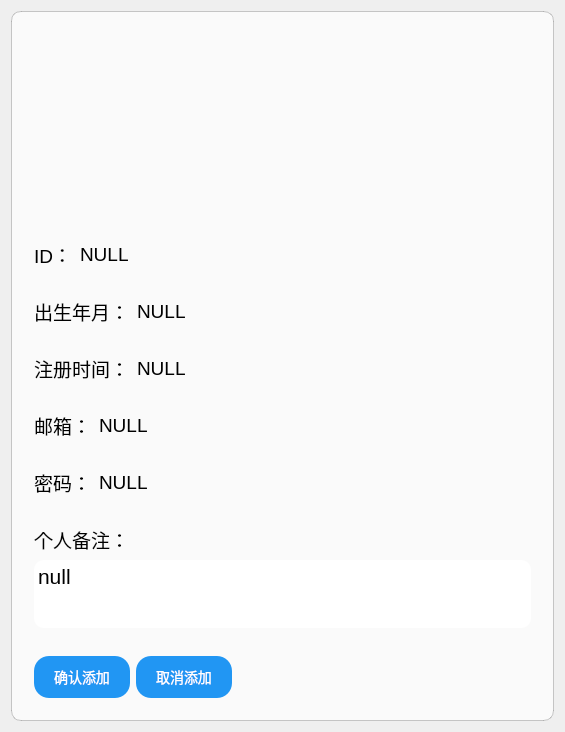
<?xml version="1.0" encoding="UTF-8"?>
<ui version="4.0">
 <class>CustomerDetailDialog</class>
 <widget class="QWidget" name="CustomerDetailDialog">
  <property name="geometry">
   <rect>
    <x>0</x>
    <y>0</y>
    <width>565</width>
    <height>673</height>
   </rect>
  </property>
  <property name="windowTitle">
   <string>CustomerDetailDialog</string>
  </property>
  <layout class="QHBoxLayout" name="horizontalLayout_6">
   <item>
    <widget class="QFrame" name="frame_5">
     <property name="styleSheet">
      <string notr="true">QWidget {
	background-color: rgba(255, 255, 255, 0.7); 
	border-radius: 10px;						
	border: 1px solid rgba(0, 0, 0, 0.2);	   
}</string>
     </property>
     <property name="frameShape">
      <enum>QFrame::StyledPanel</enum>
     </property>
     <property name="frameShadow">
      <enum>QFrame::Raised</enum>
     </property>
     <layout class="QVBoxLayout" name="verticalLayout_2">
      <item>
       <widget class="ClickableLabel" name="customerPicture">
        <property name="minimumSize">
         <size>
          <width>200</width>
          <height>200</height>
         </size>
        </property>
        <property name="maximumSize">
         <size>
          <width>200</width>
          <height>200</height>
         </size>
        </property>
        <property name="styleSheet">
         <string notr="true">QLabel {
	background-color: rgba(255, 255, 255, 0.0); 
	border-radius: 10px;						
	border: none;	   
}</string>
        </property>
        <property name="text">
         <string/>
        </property>
        <property name="pixmap">
         <pixmap resource="resource.qrc">:/res/default.jpg</pixmap>
        </property>
        <property name="scaledContents">
         <bool>true</bool>
        </property>
        <property name="alignment">
         <set>Qt::AlignCenter</set>
        </property>
       </widget>
      </item>
      <item>
       <widget class="QFrame" name="frame_2">
        <property name="styleSheet">
         <string notr="true">QWidget {
	background-color: rgba(255, 255, 255, 0.0); 
	border-radius: 10px;						
	border: none;	   
}</string>
        </property>
        <property name="frameShape">
         <enum>QFrame::StyledPanel</enum>
        </property>
        <property name="frameShadow">
         <enum>QFrame::Raised</enum>
        </property>
        <layout class="QHBoxLayout" name="horizontalLayout_2">
         <item>
          <widget class="QLabel" name="customerID">
           <property name="font">
            <font>
             <pointsize>14</pointsize>
            </font>
           </property>
           <property name="styleSheet">
            <string notr="true">QLabel {
	background-color: rgba(255, 255, 255, 0.0); 
	border-radius: 10px;						
	border: none;	   
}</string>
           </property>
           <property name="text">
            <string>ID：</string>
           </property>
          </widget>
         </item>
         <item>
          <widget class="QLineEdit" name="customerIDEdit">
           <property name="font">
            <font>
             <pointsize>14</pointsize>
            </font>
           </property>
           <property name="text">
            <string>NULL</string>
           </property>
          </widget>
         </item>
         <item>
          <spacer name="horizontalSpacer">
           <property name="orientation">
            <enum>Qt::Horizontal</enum>
           </property>
           <property name="sizeHint" stdset="0">
            <size>
             <width>40</width>
             <height>20</height>
            </size>
           </property>
          </spacer>
         </item>
        </layout>
       </widget>
      </item>
      <item>
       <widget class="QFrame" name="frame">
        <property name="styleSheet">
         <string notr="true">QWidget {
	background-color: rgba(255, 255, 255, 0.0); 
	border-radius: 10px;						
	border: none;	   
}</string>
        </property>
        <property name="frameShape">
         <enum>QFrame::StyledPanel</enum>
        </property>
        <property name="frameShadow">
         <enum>QFrame::Raised</enum>
        </property>
        <layout class="QHBoxLayout" name="horizontalLayout">
         <item>
          <widget class="QLabel" name="customerBirthDate">
           <property name="font">
            <font>
             <pointsize>14</pointsize>
            </font>
           </property>
           <property name="styleSheet">
            <string notr="true">QLabel {
	background-color: rgba(255, 255, 255, 0.0); 
	border-radius: 10px;						
	border: none;	   
}</string>
           </property>
           <property name="text">
            <string>出生年月：</string>
           </property>
          </widget>
         </item>
         <item>
          <widget class="QLineEdit" name="customerBirthDateEdit">
           <property name="font">
            <font>
             <pointsize>14</pointsize>
            </font>
           </property>
           <property name="text">
            <string>NULL</string>
           </property>
          </widget>
         </item>
         <item>
          <spacer name="horizontalSpacer_2">
           <property name="orientation">
            <enum>Qt::Horizontal</enum>
           </property>
           <property name="sizeHint" stdset="0">
            <size>
             <width>40</width>
             <height>20</height>
            </size>
           </property>
          </spacer>
         </item>
        </layout>
       </widget>
      </item>
      <item>
       <widget class="QFrame" name="frame_3">
        <property name="styleSheet">
         <string notr="true">QWidget {
	background-color: rgba(255, 255, 255, 0.0); 
	border-radius: 10px;						
	border: none;	   
}</string>
        </property>
        <property name="frameShape">
         <enum>QFrame::StyledPanel</enum>
        </property>
        <property name="frameShadow">
         <enum>QFrame::Raised</enum>
        </property>
        <layout class="QHBoxLayout" name="horizontalLayout_3">
         <item>
          <widget class="QLabel" name="customerLogDate">
           <property name="font">
            <font>
             <pointsize>14</pointsize>
            </font>
           </property>
           <property name="styleSheet">
            <string notr="true">QLabel {
	background-color: rgba(255, 255, 255, 0.0); 
	border-radius: 10px;						
	border: none;	   
}</string>
           </property>
           <property name="text">
            <string>注册时间：</string>
           </property>
          </widget>
         </item>
         <item>
          <widget class="QLineEdit" name="customerLogDateEdit">
           <property name="font">
            <font>
             <pointsize>14</pointsize>
            </font>
           </property>
           <property name="text">
            <string>NULL</string>
           </property>
          </widget>
         </item>
         <item>
          <spacer name="horizontalSpacer_3">
           <property name="orientation">
            <enum>Qt::Horizontal</enum>
           </property>
           <property name="sizeHint" stdset="0">
            <size>
             <width>40</width>
             <height>20</height>
            </size>
           </property>
          </spacer>
         </item>
        </layout>
       </widget>
      </item>
      <item>
       <widget class="QFrame" name="frame_4">
        <property name="styleSheet">
         <string notr="true">QWidget {
	background-color: rgba(255, 255, 255, 0.0); 
	border-radius: 10px;						
	border: none;	   
}</string>
        </property>
        <property name="frameShape">
         <enum>QFrame::StyledPanel</enum>
        </property>
        <property name="frameShadow">
         <enum>QFrame::Raised</enum>
        </property>
        <layout class="QHBoxLayout" name="horizontalLayout_4">
         <item>
          <widget class="QLabel" name="customerEmail">
           <property name="font">
            <font>
             <pointsize>14</pointsize>
            </font>
           </property>
           <property name="styleSheet">
            <string notr="true">QLabel {
	background-color: rgba(255, 255, 255, 0.0); 
	border-radius: 10px;						
	border: none;	   
}</string>
           </property>
           <property name="text">
            <string>邮箱：</string>
           </property>
          </widget>
         </item>
         <item>
          <widget class="QLineEdit" name="customerEmailEdit">
           <property name="font">
            <font>
             <pointsize>14</pointsize>
            </font>
           </property>
           <property name="text">
            <string>NULL</string>
           </property>
          </widget>
         </item>
         <item>
          <spacer name="horizontalSpacer_4">
           <property name="orientation">
            <enum>Qt::Horizontal</enum>
           </property>
           <property name="sizeHint" stdset="0">
            <size>
             <width>40</width>
             <height>20</height>
            </size>
           </property>
          </spacer>
         </item>
        </layout>
       </widget>
      </item>
      <item>
       <widget class="QWidget" name="widget" native="true">
        <property name="styleSheet">
         <string notr="true">QWidget {
	background-color: rgba(255, 255, 255, 0.0); 
	border-radius: 10px;						
	border: none;	   
}</string>
        </property>
        <layout class="QHBoxLayout" name="horizontalLayout_5">
         <item>
          <widget class="QLabel" name="customerPassword">
           <property name="font">
            <font>
             <pointsize>14</pointsize>
            </font>
           </property>
           <property name="styleSheet">
            <string notr="true">QLabel {
	background-color: rgba(255, 255, 255, 0.0); 
	border-radius: 10px;						
	border: none;	   
}</string>
           </property>
           <property name="text">
            <string>密码：</string>
           </property>
          </widget>
         </item>
         <item>
          <widget class="QLineEdit" name="customerPasswordEdit">
           <property name="font">
            <font>
             <pointsize>14</pointsize>
            </font>
           </property>
           <property name="text">
            <string>NULL</string>
           </property>
          </widget>
         </item>
         <item>
          <spacer name="horizontalSpacer_5">
           <property name="orientation">
            <enum>Qt::Horizontal</enum>
           </property>
           <property name="sizeHint" stdset="0">
            <size>
             <width>40</width>
             <height>20</height>
            </size>
           </property>
          </spacer>
         </item>
        </layout>
       </widget>
      </item>
      <item>
       <widget class="QWidget" name="widget_2" native="true">
        <property name="styleSheet">
         <string notr="true">QWidget {
	background-color: rgba(255, 255, 255, 0.0); 
	border-radius: 10px;						
	border: none;	   
}</string>
        </property>
        <layout class="QVBoxLayout" name="verticalLayout">
         <item>
          <widget class="QLabel" name="customerDescription">
           <property name="font">
            <font>
             <pointsize>14</pointsize>
            </font>
           </property>
           <property name="styleSheet">
            <string notr="true">QLabel {
	background-color: rgba(255, 255, 255, 0.0); 
	border-radius: 10px;						
	border: none;	   
}</string>
           </property>
           <property name="text">
            <string>个人备注：</string>
           </property>
          </widget>
         </item>
         <item>
          <widget class="QTextEdit" name="customerTextEdit">
           <property name="styleSheet">
            <string notr="true">QTextEdit {
	background-color: rgba(255, 255, 255, 1); 
	border-radius: 10px;						
	border: none;	   
}</string>
           </property>
           <property name="html">
            <string>&lt;!DOCTYPE HTML PUBLIC &quot;-//W3C//DTD HTML 4.0//EN&quot; &quot;http://www.w3.org/TR/REC-html40/strict.dtd&quot;&gt;
&lt;html&gt;&lt;head&gt;&lt;meta name=&quot;qrichtext&quot; content=&quot;1&quot; /&gt;&lt;meta charset=&quot;utf-8&quot; /&gt;&lt;style type=&quot;text/css&quot;&gt;
p, li { white-space: pre-wrap; }
hr { height: 1px; border-width: 0; }
li.unchecked::marker { content: &quot;\2610&quot;; }
li.checked::marker { content: &quot;\2612&quot;; }
&lt;/style&gt;&lt;/head&gt;&lt;body style=&quot; font-family:'Microsoft YaHei UI'; font-size:9pt; font-weight:400; font-style:normal;&quot;&gt;
&lt;p style=&quot; margin-top:0px; margin-bottom:0px; margin-left:0px; margin-right:0px; -qt-block-indent:0; text-indent:0px;&quot;&gt;&lt;span style=&quot; font-size:16pt;&quot;&gt;null&lt;/span&gt;&lt;/p&gt;&lt;/body&gt;&lt;/html&gt;</string>
           </property>
          </widget>
         </item>
        </layout>
       </widget>
      </item>
      <item>
       <widget class="QWidget" name="widget_3" native="true">
        <property name="styleSheet">
         <string notr="true">QWidget {
	background-color: rgba(255, 255, 255, 0.0); 
	border-radius: 10px;						
	border: none;	   
}</string>
        </property>
        <layout class="QHBoxLayout" name="horizontalLayout_7">
         <item>
          <widget class="QPushButton" name="acceptBtn">
           <property name="minimumSize">
            <size>
             <width>70</width>
             <height>0</height>
            </size>
           </property>
           <property name="styleSheet">
            <string notr="true">QPushButton 
{
	background-color: #2196F3;  
	color: white;			   
	border: none;			  
	padding: 10px 20px;		
	border-radius: 15px;	   
	font-size: 14px;		   
}

QPushButton:hover
{
	background-color: #1976D2;  
}

QPushButton:pressed 
{
	background-color: #0D47A1;
	color: #E0E0E0;			
}</string>
           </property>
           <property name="text">
            <string>确认添加</string>
           </property>
          </widget>
         </item>
         <item>
          <widget class="QPushButton" name="cancelBtn">
           <property name="minimumSize">
            <size>
             <width>70</width>
             <height>0</height>
            </size>
           </property>
           <property name="styleSheet">
            <string notr="true">QPushButton 
{
	background-color: #2196F3;  
	color: white;			   
	border: none;			  
	padding: 10px 20px;		
	border-radius: 15px;	   
	font-size: 14px;		   
}

QPushButton:hover
{
	background-color: #1976D2;  
}

QPushButton:pressed 
{
	background-color: #0D47A1;
	color: #E0E0E0;			
}</string>
           </property>
           <property name="text">
            <string>取消添加</string>
           </property>
          </widget>
         </item>
         <item>
          <spacer name="horizontalSpacer_6">
           <property name="orientation">
            <enum>Qt::Horizontal</enum>
           </property>
           <property name="sizeHint" stdset="0">
            <size>
             <width>40</width>
             <height>20</height>
            </size>
           </property>
          </spacer>
         </item>
        </layout>
       </widget>
      </item>
     </layout>
    </widget>
   </item>
  </layout>
 </widget>
 <layoutdefault spacing="6" margin="11"/>
 <customwidgets>
  <customwidget>
   <class>ClickableLabel</class>
   <extends>QLabel</extends>
   <header location="global">clickablelabel.h</header>
  </customwidget>
 </customwidgets>
 <resources>
  <include location="resource.qrc"/>
 </resources>
 <connections/>
</ui>
